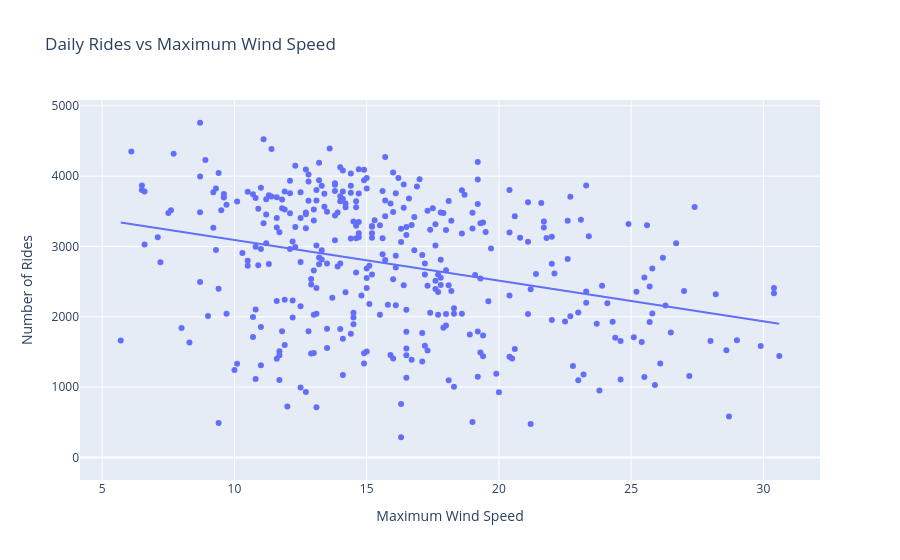

This figure's notebook cell:
### Markdown cell above
### Rides and Wind Speed

### Code cell
fig = px.scatter(
    bike_weather_daily,
    x="wind_speed_10m_max",
    y="number_of_rides",
    trendline="ols",
    title="Daily Rides vs Maximum Wind Speed"
)

fig.update_layout(
    xaxis_title="Maximum Wind Speed",
    yaxis_title="Number of Rides"
)

fig.show()

### Figure 1 — Plotly figure (JSON) as saved in the notebook; plotly's stock layout.template omitted (floating-point values rounded to 4 significant figures; data arrays with more than 128 entries replaced by an {"elided": "..."} marker saying what was removed)
{"data": [{"hovertemplate": "wind_speed_10m_max=%{x}<br>number_of_rides=%{y}<extra></extra>", "legendgroup": "", "marker": {"color": "#636efa", "symbol": "circle"}, "mode": "markers", "name": "", "orientation": "v", "showlegend": false, "type": "scatter", "x": {"elided": "366 float values"}, "xaxis": "x", "y": {"elided": "366 int values"}, "yaxis": "y"}, {"hovertemplate": "<b>OLS trendline</b><br>number_of_rides = -57.8231 * wind_speed_10m_max + 3668.47<br>R<sup>2</sup>=0.095553<br><br>wind_speed_10m_max=%{x}<br>number_of_rides=%{y} <b>(trend)</b><extra></extra>", "legendgroup": "", "marker": {"color": "#636efa", "symbol": "circle"}, "mode": "lines", "name": "", "showlegend": false, "type": "scatter", "x": {"elided": "365 float values"}, "xaxis": "x", "y": {"elided": "365 float values"}, "yaxis": "y"}], "layout": {"legend": {"tracegroupgap": 0}, "title": {"text": "Daily Rides vs Maximum Wind Speed"}, "xaxis": {"anchor": "y", "domain": [0, 1], "title": {"text": "Maximum Wind Speed"}}, "yaxis": {"anchor": "x", "domain": [0, 1], "title": {"text": "Number of Rides"}}}}
